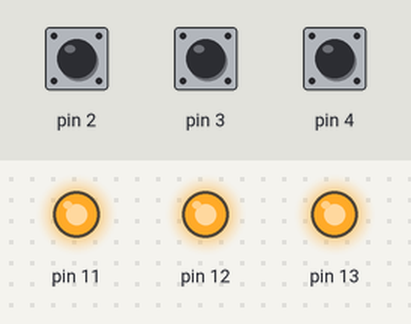
This sketch was run on a simulated Arduino Uno, built with avr-gcc and run on an emulated ATmega328P. Parts: output pins drawn as LEDs (lit = HIGH). The test bench sets the inputs (shaded band); at power-on: pin 2 HIGH, pin 3 HIGH, pin 4 HIGH.

Above: at 1.2 s.
1.3 s: pin 2 pulled LOW for 0.15 s
At 1.37 s:
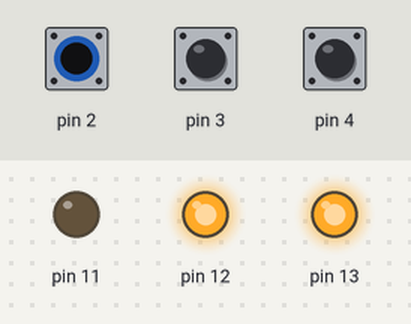
2.9 s: pin 3 pulled LOW for 0.15 s
At 2.97 s:
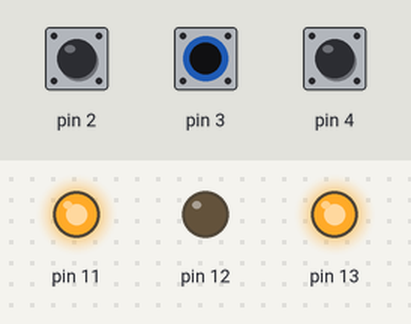
4.5 s: pin 4 pulled LOW for 0.15 s
At 4.57 s:
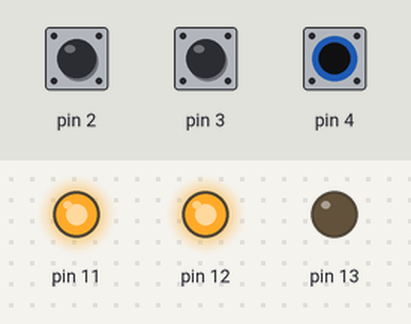
6.1 s: pin 4 pulled LOW for 3.2 s
At 9.9 s:
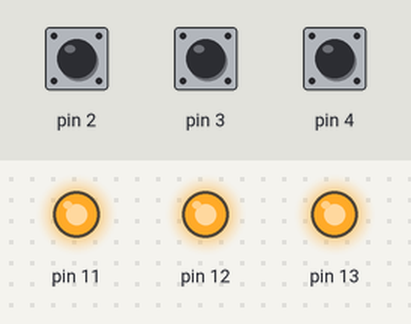
10.8 s: pin 2 pulled LOW for 3.2 s
At 12.2 s:
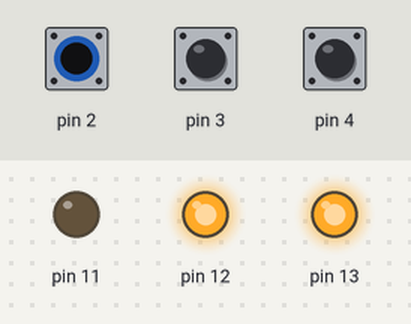
15.5 s: pin 2 driven LOW and pin 3 driven LOW
At 15.8 s:
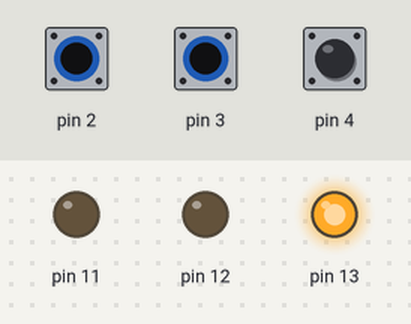
Timing chart, 0 to 18.0 s (numbered marks = the images above; inputs shaded):
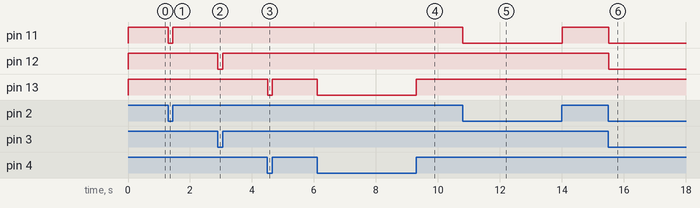

The sketch:

Lab2_Input.ino
```cpp
// Introduction to Arduino
// Lab 2 - Input
//  Tricolor LED on 11-13
//  Input switches on 2-3, active low

void setup() {
for (int i=2;i<5;i++) {
 pinMode(i,INPUT_PULLUP);
 pinMode(i+9,HIGH);
 }
}

void loop(){
for (int i=2;i<5;i++)
 digitalWrite(i+9,digitalRead(i));
}
```

Measured:
- after the input at 1.3 s, pin 11: HIGH → LOW at once, → HIGH 0.15 s later
- after the input at 2.9 s, pin 12: HIGH → LOW at once, → HIGH 0.15 s later
- after the input at 4.5 s, pin 13: HIGH → LOW at once, → HIGH 0.15 s later
- after the input at 6.1 s, pin 13: HIGH → LOW at once, → HIGH 3.2 s later
- after the input at 10.8 s, pin 11: HIGH → LOW at once, → HIGH 3.2 s later
- after the input at 15.5 s, pin 11, pin 12: HIGH → LOW at once
